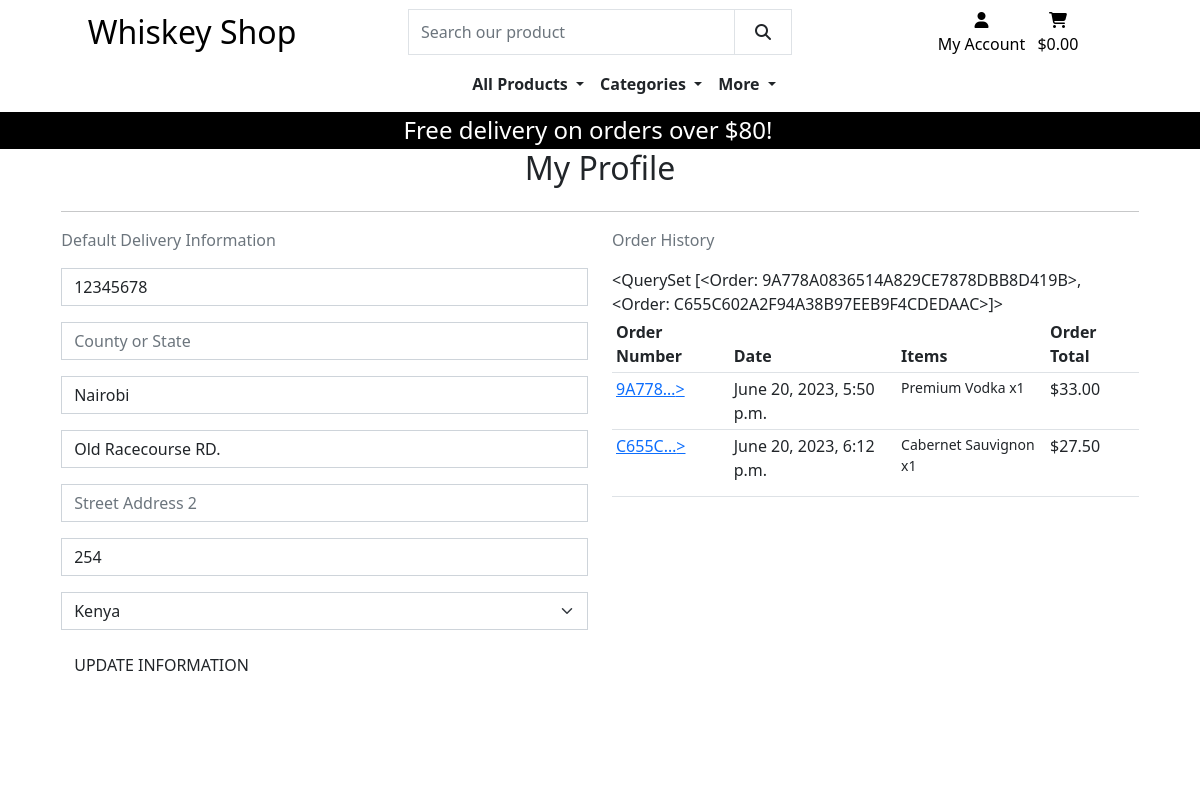
Page /profile/ (signed in) on the committed database.
### profiles/models.py (models this page shows, shortened)
class UserProfile(models.Model):
    user = models.OneToOneField(User, on_delete=models.CASCADE)
    default_phone_number = models.CharField(max_length=20, null=True,
                                            blank=True)
    default_county = models.CharField(max_length=80, null=True, blank=True)
    default_city = models.CharField(max_length=40, null=True, blank=True)
    default_street_address1 = models.CharField(max_length=80, null=True,
                                               blank=True)
    default_street_address2 = models.CharField(max_length=80, null=True,
                                               blank=True)
    default_postcode = models.CharField(max_length=20, null=True, blank=True)
    default_country = CountryField(blank_label='Country', null=True,
                                   blank=True)

### checkout/models.py (models this page shows, shortened)
class Order(models.Model):
    order_number = models.CharField(max_length=32, null=False, editable=False)
    user_name = models.ForeignKey(UserProfile, on_delete=models.SET_NULL,
                                  null=True, blank=True, related_name='orders')
    full_name = models.CharField(max_length=50, null=False, blank=False)
    email = models.EmailField(max_length=254, null=False, blank=False)
    phone_number = models.CharField(max_length=20, null=False, blank=False)
    country = CountryField(blank_label='Country *', null=False, blank=False)
    county = models.CharField(max_length=80, null=True, blank=True)
    city = models.CharField(max_length=80, null=True, blank=True)
    postcode = models.CharField(max_length=20, null=True, blank=True)
    street_address1 = models.CharField(max_length=80, null=False, blank=False)
    street_address2 = models.CharField(max_length=80, null=True, blank=True)
    date = models.DateTimeField(auto_now_add=True)
    delivery_cost = models.DecimalField(max_digits=6, decimal_places=2, null=False, default=0)
    order_total = models.DecimalField(max_digits=10, decimal_places=2, null=False, default=0)
    grand_total = models.DecimalField(max_digits=10, decimal_places=2, null=False, default=0)
    original_bag = models.TextField(null=False, blank=False, default='')
    stripe_pid = models.CharField(max_length=200, null=False, blank=False, default='')
    def __str__(self):
        return self.order_number

class OrderLineItem(models.Model):
    order = models.ForeignKey(Order, null=False, blank=False, on_delete=models.CASCADE, related_name='lineitems')
    product = models.ForeignKey(Product, null=False, blank=False, on_delete=models.CASCADE)
    product_flavor = models.CharField(max_length=2, null=True, blank=True)
    quantity = models.IntegerField(null=False, blank=False, default=0)
    lineitem_total = models.DecimalField(max_digits=6, decimal_places=2, null=False, blank=False, editable=False)

### products/models.py (models this page shows, shortened)
class Product(models.Model):
    category = models.ForeignKey('Category', null=True, blank=True, on_delete=models.SET_NULL)
    sku = models.CharField(max_length=254, null=True, blank=True)
    name = models.CharField(max_length=254)
    description = models.TextField()
    price = models.DecimalField(max_digits=6, decimal_places=2)
    rating = models.DecimalField(max_digits=6, decimal_places=2, null=True, blank=True)
    image = models.ImageField(null=True, blank=True)
    has_other_flavors = models.BooleanField(default=False, null=True, blank=True)
    customized_message = models.BooleanField(default=False, null=True, blank=True)

### profiles/views.py (the view)
# urls.py: path('', views.profile, name='profile'),
def profile(request):
    try:
        profile = UserProfile.objects.get(user=request.user)
    except UserProfile.DoesNotExist:
        profile = None
    if request.method == 'POST':
        form = UserProfileForm(request.POST, instance=profile)
        if form.is_valid():
            form.save()
            messages.success(request, 'Profile updated successfully')
    else:
        form = UserProfileForm(instance=profile)
    template = 'profiles/profile.html'
    context = {
        'form': form,
        'orders': profile.orders.all() if profile else [],
        'on_profile_page': True
    }
    return render(request, template, context)

### profiles/forms.py
class UserProfileForm(forms.ModelForm):
    class Meta:
        model = UserProfile
        exclude = ('user',)
    def __init__(self, *args, **kwargs):
        super().__init__(*args, **kwargs)
        placeholders = {
            'default_phone_number': 'Phone Number',
            'default_county': 'County or State',
            'default_city': 'City',
            'default_postcode': 'Postal Code',
            'default_street_address1': 'Street Address 1',
            'default_street_address2': 'Street Address 2',
        }
        self.fields['default_phone_number'].widget.attrs['autofocus'] = True
        for field in self.fields:
            if field != 'default_country':
                if self.fields[field].required:
                    placeholder = f'{placeholders[field]} *'
                else:
                    placeholder = placeholders[field]
                self.fields[field].widget.attrs['placeholder'] = placeholder
            self.fields[field].widget.attrs['class'] = 'border-black rounded-0 profile-form-input'
            self.fields[field].label = False

### bag/contexts.py (called while the page is built, shortened)
def bag_contents(request):
    bag_items = []
    total = 0
    product_count = 0
    bag = request.session.get('bag', {})
    if total < settings.FREE_DELIVERY_THRESHOLD:
        delivery = total * Decimal(settings.STANDARD_DELIVERY_PERCENTAGE / 100)
        free_delivery_delta = settings.FREE_DELIVERY_THRESHOLD - total
    else:
        delivery = 0
        free_delivery_delta = 0
    grand_total = delivery + total
    context = {
        'bag_items': bag_items,
        'total': total,
        'product_count': product_count,
        'delivery': delivery,
        'free_delivery_delta': free_delivery_delta,
        'free_delivery_threshold': settings.FREE_DELIVERY_THRESHOLD,
        'grand_total': grand_total,
    }
    return context

### profiles/templates/profiles/profile.html (shortened to what this page needs)
{% extends "base.html" %}
{% load static %}
{% block extra_css %}
    <link rel="stylesheet" href="{% static 'profiles/css/profile.css' %}">
{% endblock %}
{% block content %}
<div class="overlay"></div>
<div class="container">
    <div class="row">
        <div class="col">
            <h2 class="mb-4 text-center">My Profile</h2>
            <hr>
        </div>
    </div>
    <div class="row">
        <div class="col-12 col-lg-6">
            <p class="text-muted">Default Delivery Information</p>
            <form action="{% url 'profile' %}" class="mt-3" method="POST" id="profile-update-form">
                {{ form|crispy }}
                <button class="btn btn-black rounded-0 text-uppercase float-right">Update Information</button>
            </form>
        </div>
        <div class="col-12 col-lg-6">
            <p class="text-muted">Order History</p>
                {{ orders }}
                <div class="order-history">
                    <table class="table table-sm">
                        <thead>
                            <tr>
                                <th>Order Number</th>
                                <th>Date</th>
                                <th>Items</th>
                                <th>Order Total</th>
                            </tr>
                        </thead>
                        <tbody>
                            {% for order in orders %}
                            <tr>
                                <td>
                                    <a href="{% url 'order_history' order.order_number %}"
                                    title="{{ order.order_number }}">
                                        {{ order.order_number|truncatechars:6 }}>
                                    </a>
                                </td>
                                <td>{{ order.date }}</td>
                                <td>
                                    <ul class="list-unstyled">
                                        {% for item in order.lineitems.all %}
                                            <li class="small">
                                                {{ item.product.name }} x{{ item.quantity }}
                                            </li>
                                        {% endfor %}
                                    </ul>
                                </td>
                                <td>${{ order.grand_total }}</td>
                                </tr>
                            {% endfor %}
                        </tbody>
                    </table>
                </div>
        </div>
    </div>
{% endblock %}

### static/css/base.css (style rules this page uses)
html, body { height: 100%; margin: 0; }
@media (min-width: 1200px) { .container { max-width: 90%; } }
.overlay { height: 100%; width: 100%; top: 0; left: 0; position: fixed; background: white; z-index: -1; }

### rows in the picture
UserProfile: default_phone_number "12345678", default_city "Nairobi", default_street_address1 "Old Racecourse RD.", default_postcode "254", default_country "Kenya", id.order_number "<QuerySet [<Order: 9A778A0836514A829CE7878DBB8D419B>, <Order: C655C602A2F94A38B97EEB9F4CDEDAAC>]>"
Order: order_number "9A778…", date "June 20, 2023, 5:50 p.m.", grand_total "33.00"
OrderLineItem: product.name "Premium Vodka", quantity "1"
Order: order_number "C655C…", date "June 20, 2023, 6:12 p.m.", grand_total "27.50"
OrderLineItem: product.name "Cabernet Sauvignon", quantity "1"

### other values in the picture
{{ free_delivery_threshold }} "80"
